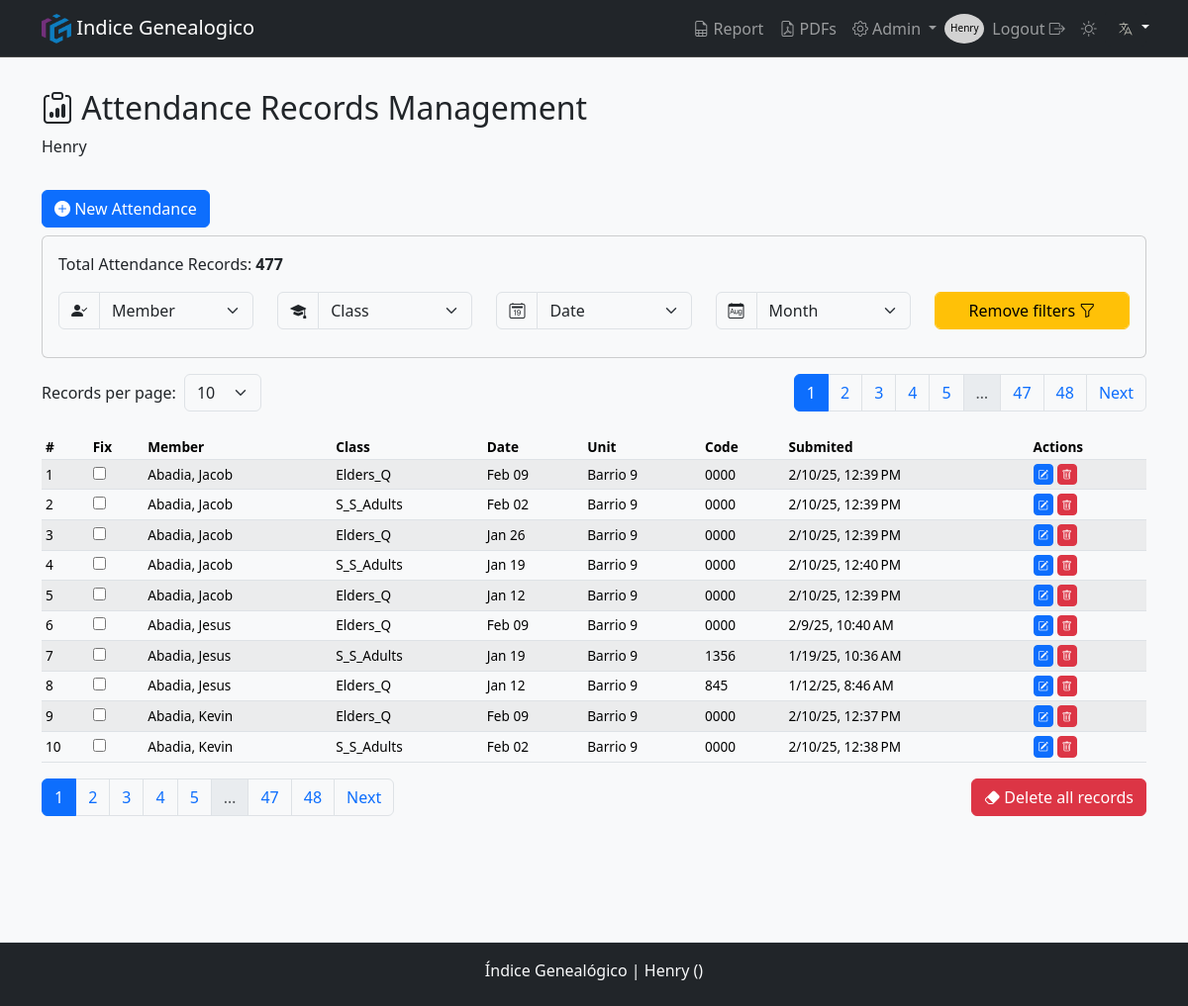
/attendance/list?page=1&per_page=10 (signed in), run on an earlier commit of the app's database.
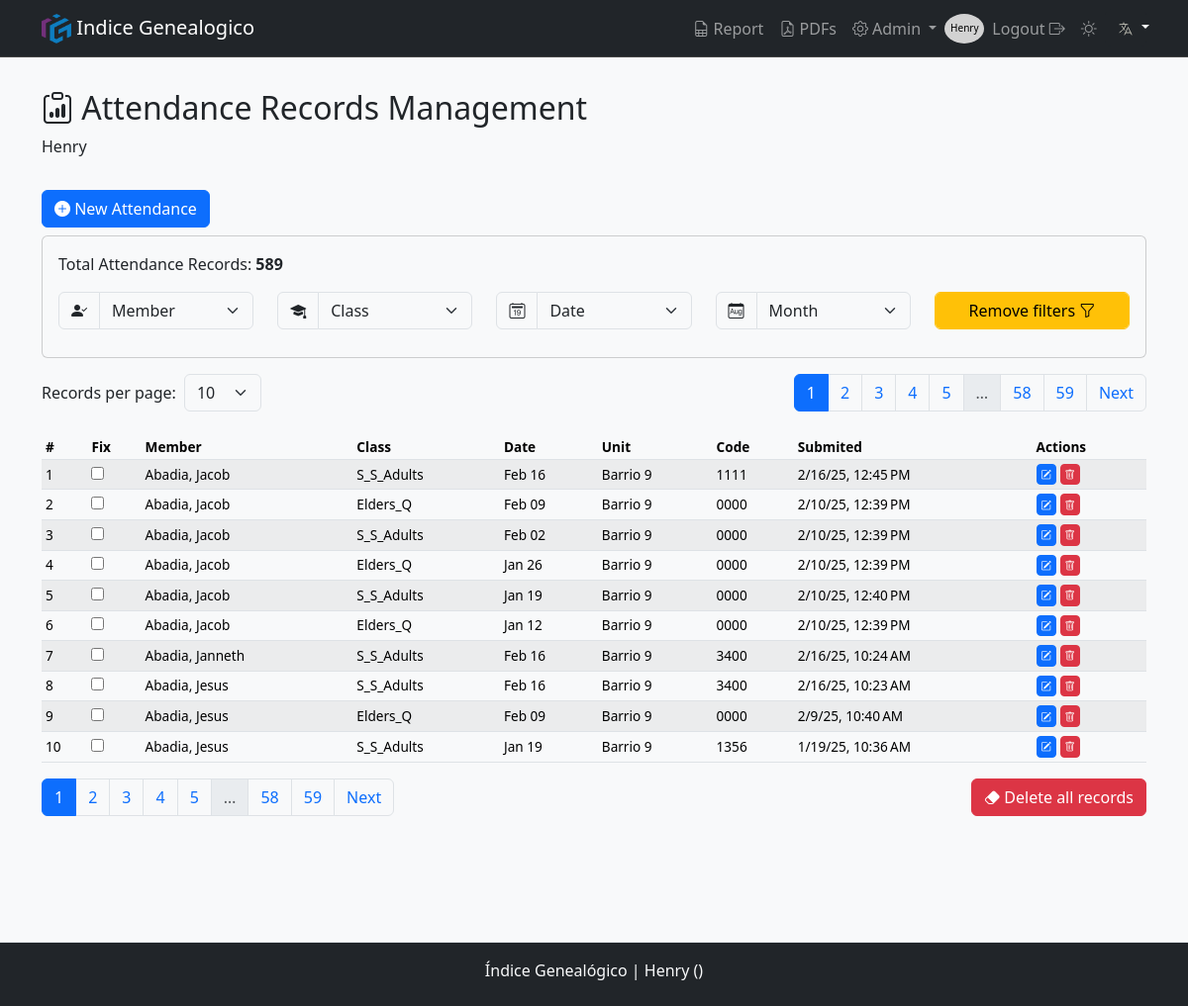
And on a later commit of the database.
### models.py (models this page shows, shortened)
class Attendance(db.Model):
    __tablename__ = 'attendance'
    id                  = db.Column(db.Integer, primary_key=True)
    student_name        = db.Column(db.String(50), nullable=False)
    class_id            = db.Column(db.Integer, db.ForeignKey('classes.id'), nullable=False)
    class_code          = db.Column(db.String(5), nullable=True)
    sunday_date         = db.Column(db.Date, nullable=False)
    sunday_code         = db.Column(db.String(10), nullable=True)
    submit_date         = db.Column(db.DateTime, default=lambda: datetime.now(Config.MOUNTAIN_TZ), nullable=False)
    meeting_center_id   = db.Column(db.Integer, db.ForeignKey('meeting_center.id'), nullable=False)
    fix_name            = db.Column(db.Boolean, default=False) # Nuevo campo para definir si student_name necesita cambiar
    __table_args__ = (db.UniqueConstraint('student_name', 'sunday_date', 'meeting_center_id', 'class_id', name='unique_attendance'),)

class Classes(db.Model):
    __tablename__     = 'classes'
    id                = db.Column(db.Integer, primary_key=True)
    class_name        = db.Column(db.String(50), nullable=False)
    short_name        = db.Column(db.String(20), nullable=False)
    class_code        = db.Column(db.String(10), nullable=False)
    class_type        = db.Column(db.String(10), nullable=False, default='Extra')
    schedule          = db.Column(db.String(10), nullable=True)
    is_active         = db.Column(db.Boolean, nullable=False, default=True)
    class_color       = db.Column(db.String(7), nullable=True, default="#000000")
    meeting_center_id = db.Column(db.Integer, db.ForeignKey('meeting_center.id'), nullable=False)
    attendances       = db.relationship('Attendance', backref=db.backref('classes', lazy=True), cascade="all, delete-orphan")
    __table_args__    = (
        UniqueConstraint('class_code', 'meeting_center_id', name='uq_class_code_meeting_center'),
        UniqueConstraint('class_name', 'meeting_center_id', name='uq_class_name_meeting_center'),
        UniqueConstraint('short_name', 'meeting_center_id', name='uq_short_name_meeting_center'),
    )
    def delete(self):
        if self.attendances:
            raise ValueError(_('Cannot delete a class with registered attendance.'))
        db.session.delete(self)

class MeetingCenter(db.Model):
    __tablename__ = 'meeting_center'
    id                 = db.Column(db.Integer, primary_key=True)
    unit_number        = db.Column(db.Integer, unique=True, nullable=False)
    name               = db.Column(db.String(50), nullable=False)
    short_name         = db.Column(db.String(20), nullable=False)
    city               = db.Column(db.String(50), nullable=True)
    start_time         = db.Column(db.Time, nullable=True)
    end_time           = db.Column(db.Time, nullable=True)
    is_restricted      = db.Column(db.Boolean, default=False)
    grace_period_hours = db.Column(db.Integer, nullable=True, default=0)
    attendances        = db.relationship('Attendance', backref=db.backref('meeting_center', lazy=True), cascade="all, delete-orphan")
    users              = db.relationship('User',       backref=db.backref('meeting_center', lazy=True), cascade="all, delete-orphan")
    classes            = db.relationship('Classes',    backref=db.backref('meeting_center', lazy=True), cascade="all, delete-orphan")
    def delete(self):
        if self.attendances:
            raise ValueError(_('Cannot delete a church unit with registered attendance.'))
        db.session.delete(self)

### routes.py (the view)
@bp.route('/attendance/list', methods=['GET', 'POST'])
@login_required
def attendances():
    role              = session.get('role')
    months_abr        = get_months()
    meeting_center_id = get_meeting_center_id()
    corrected_names   = [
        correction.correct_name
        for correction in NameCorrections.query.filter_by(meeting_center_id=meeting_center_id).all()
    ]
    if meeting_center_id == 'all':
        classes = db.session.query(db.func.min(Classes.id).label("id"),Classes.short_name).join(Attendance, Attendance.class_id == Classes.id).group_by(Classes.short_name).all()
        students = db.session.query(Attendance.student_name.distinct()).all()
        sundays  = db.session.query(Attendance.sunday_date.distinct()).order_by(Attendance.sunday_date.desc()).all()
    else:
        classes  = db.session.query(Classes.id, Classes.short_name).join(Attendance, Attendance.class_id == Classes.id).distinct().filter(Classes.meeting_center_id == meeting_center_id).all()
        students = db.session.query(Attendance.student_name.distinct()).filter(Attendance.meeting_center_id == meeting_center_id).all()
        sundays  = db.session.query(Attendance.sunday_date.distinct()).filter(Attendance.meeting_center_id == meeting_center_id).order_by(Attendance.sunday_date.desc()).all()
    sundays_formatted = [
        {"date": sunday[0], "formatted": format_date(sunday[0], format='MMM dd')}  # 'MMM dd' para "Mes día"
        for sunday in sundays
    ]
    class_name    = request.args.get('class_name')
    student_name  = request.args.get('student_name')
    sunday_date   = request.args.get('sunday_date')
    page          = request.args.get('page', 1, type=int)
    per_page      = request.args.get('per_page', 25, type=int)
    query = db.session.query(
        Attendance.id,
        Attendance.student_name,
        Classes.short_name.label('class_short_name'),
        Attendance.class_code,
        Attendance.sunday_date,
        Attendance.submit_date,
        Attendance.sunday_code,
        Attendance.meeting_center_id,
        MeetingCenter.short_name.label('meeting_short_name')
    ).join(
        Classes,
        (Attendance.class_code == Classes.class_code) & (Attendance.meeting_center_id == Classes.meeting_center_id)
    ).join(
        MeetingCenter,
        Attendance.meeting_center_id == MeetingCenter.id
    )
    sundays = db.session.query(Attendance.sunday_date.distinct()) \
    .filter(Attendance.meeting_center_id == session.get('meeting_center_id')).all()
    years = db.session.query(func.strftime('%Y', Attendance.sunday_date).label('year')) \
    .filter(Attendance.meeting_center_id == session.get('meeting_center_id')).distinct().all()
    months = db.session.query(func.strftime('%m', Attendance.sunday_date).label('month')) \
    .filter(Attendance.meeting_center_id == session.get('meeting_center_id')).distinct().all()
    if role == 'Admin' or role == 'User':
        query = query.filter(Attendance.meeting_center_id == meeting_center_id)
    elif role == 'Owner':
        pass
    if class_name:
        query = query.filter(Classes.short_name.ilike(f'%{class_name}%'))
    if student_name:
        query = query.filter(Attendance.student_name.ilike(f'%{student_name}%'))
    if sunday_date:
        try:
            date_filter = datetime.strptime(sunday_date, '%Y-%m-%d').date()
            query = query.filter(Attendance.sunday_date == date_filter)
        except ValueError:
            pass
    selected_year = request.args.get('year')
    if selected_year:
        query = query.filter(func.strftime('%Y', Attendance.sunday_date) == selected_year)
    selected_month = request.args.get('month')
    if selected_month:
        query = query.filter(func.strftime('%m', Attendance.sunday_date) == selected_month.zfill(2))
    if meeting_center_id == 'all':
        attendances = query.order_by(asc(Attendance.student_name), desc(Attendance.sunday_date), Attendance.class_id).paginate(page=page, per_page=per_page, error_out=False)
    else:
        attendances = query.order_by(asc(Attendance.student_name), desc(Attendance.sunday_date), Attendance.class_id) \
            .filter(Attendance.meeting_center_id == session.get('meeting_center_id')).paginate(page=page, per_page=per_page, error_out=False)
    attendances_formatted = [
        {
            **attendance._asdict(),  # Convertir el objeto SQLAlchemy a un diccionario
            "sunday_date_formatted": format_date(attendance.sunday_date, format='MMM dd')  # Formatear la fecha
        }
        for attendance in attendances.items
    ]
    total_registros = attendances.total
    has_records = total_registros > 0
    if request.headers.get('X-Requested-With') == 'XMLHttpRequest':
        return render_template(
            'partials/attendance_list_table.html',
            attendances     = attendances_formatted,
            has_records     = has_records,
            total_registros = total_registros,
            corrected_names = corrected_names,
            pagination      = attendances
        )
    else:
        return render_template(
            'attendance_list.html',
            attendances     = attendances_formatted,
            has_records     = has_records,
            classes         = classes,
            students        = students,
            sundays         = sundays_formatted,
            months          = months,
            years           = years,
            total_registros = total_registros,
            months_abr      = months_abr,
            corrected_names = corrected_names,
            pagination      = attendances
        )

### app.py (called while the page is built)
def get_locale():
    lang = request.args.get('lang')
    if lang and lang in Config.LANGUAGES:
        session['lang'] = lang  # Guarda el idioma en la sesión
        return lang
    if 'lang' in session and session['lang'] in Config.LANGUAGES:
        return session['lang']
    return request.accept_languages.best_match(Config.LANGUAGES)

def create_app():
    app = Flask(__name__)
    app.config.from_object(Config)
    db.init_app(app)
    Migrate(app, db)
    babel = Babel(app, locale_selector=get_locale)
    app.register_blueprint(routes_blueprint)
    @app.context_processor
    def inject_utilities():
        return {
            'get_locale': get_locale,
            'format_datetime': format_datetime,  # Asegura que esté disponible en las plantillas
        }
    return app

### routes.py (called while the page is built)
@bp.before_request
def load_user():
    user_id = session.get('user_id')
    if user_id:
        g.user = User.query.get(user_id)  # Asumiendo que tienes un modelo `User`
    else:
        g.user = None

### templates/attendance_list.html (shortened to what the changed rows need)
{% extends "layout.html" %}
{% block pageTitle %}<i class="bi bi-clipboard-data"></i> {{ _('Attendance Records Management') }}{% endblock %}
{% block content %}
<div class="blog-post">
  <div class="mb-5">
    <form id="filterForm" method="GET" action="/attendance/list" class="card mb-3 p-3">
      <p>{{ _('Total Attendance Records') }}: <b id="total-records">{{ total_registros }}</b></p>
    </form>
    <form id="perpageSelect" method="POST" action="/attendance/list" class="pb-2">
      <div class="d-flex justify-content-between">
        <nav aria-label="Page navigation">
          <ul class="pagination">
            {% for page_num in pagination.iter_pages() %}
            {% if page_num %}
            <li class="page-item {% if page_num == pagination.page %}active{% endif %}">
              <a class="page-link" href="{{ url_for('routes.attendances', page=page_num, per_page=request.args.get('per_page', 10), class_name=request.args.get('class_name'), student_name=request.args.get('student_name'), sunday_date=request.args.get('sunday_date'), year=request.args.get('year'), month=request.args.get('month')) }}">
                {{ page_num }}
              </a>
            </li>
            {% else %}
            <li class="page-item disabled"><span class="page-link">…</span></li>
            {% endif %}
            {% endfor %}
          </ul>
        </nav>
      </div>
    </form>
    <div class="attendanceContainer">
      {% include 'partials/attendance_list_table.html' %}
    </div>
    <div class="d-flex justify-content-between flex-row-reverse">
      <nav aria-label="Page navigation">
        <ul class="pagination">
          {% for page_num in pagination.iter_pages() %}
          {% if page_num %}
          <li class="page-item {% if page_num == pagination.page %}active{% endif %}">
            <a class="page-link" data-page="{{ page_num }}"
              href="{{ url_for('routes.attendances', page=page_num, per_page=pagination.per_page, class_name=request.args.get('class_name'), student_name=request.args.get('student_name'), sunday_date=request.args.get('sunday_date')) }}">{{
              page_num }}</a>
          </li>
          {% else %}
          <li class="page-item disabled"><span class="page-link">…</span></li>
          {% endif %}
          {% endfor %}
        </ul>
      </nav>
    </div>
    {% endblock %}

### templates/partials/attendance_list_table.html
<table class="table table-striped table-sm" id="attendancesTbl">
  <thead class="thead-dark">
    <tr>
      <th scope="col">#</th>
      <th scope="col">{{ _('Fix') }}</th>
      <th scope="col">{{ _('Member') }}</th>
      <th scope="col">{{ _('Class') }}</th>
      <th scope="col">{{ _('Date') }}</th>
      {% if session['role'] == 'Owner' %}
      <th scope="col" class="d-none d-md-table-cell">{{ _('Unit') }}</th>
      <th scope="col" class="d-none d-md-table-cell">{{ _('Code') }}</th>
      {% endif %}
      {% if session['role'] == 'Admin' or session['role'] == 'Owner' %}
      <th scope="col" class="d-none d-md-table-cell">{{ _('Submited') }}</th>
      {% endif %}
      {% if session['role'] == 'Owner' or session['role'] == 'Admin' %}
      <th scope="col">{{ _('Actions') }}</th>
      {% endif %}
    </tr>
  </thead>
  <tbody>
    {% for attendance in attendances %}
    <tr>
      <td scope="row">{{ loop.index + ((request.args.get('page', 1)|int) - 1) * (request.args.get('per_page', 10)|int) }}</td>
      <td>
        {% if attendance.student_name in corrected_names %}
          <input type="checkbox" disabled>
        {% else %}
        <input type="checkbox" data-wrong-name="{{ attendance.student_name }}"
               data-meeting-center-id="{{ attendance.meeting_center_id }}"
               onclick="correctName(this)">
        {% endif %}
      </td>
      <td style="text-transform:capitalize">{{attendance.student_name}}</td>
      <td>{{_(attendance.class_short_name)}}</td>
      <td>{{ attendance.sunday_date_formatted }}</td>
      {% if session['role'] == 'Owner' %}
      <td class="d-none d-md-table-cell">{{_(attendance.meeting_short_name)}}</td>
      <td class="d-none d-md-table-cell">{{_(attendance.sunday_code)}}</td>
      {% endif %}
      {% if session['role'] == 'Admin' or session['role'] == 'Owner' %}
      <td class="d-none d-md-table-cell">{{ format_datetime(attendance.submit_date, format='short') }}</td>
      <td>
        <a type="button" class="btn btn-primary btn-sm"
          href="{{ url_for('routes.update_attendance', id=attendance.id, **request.args.to_dict()) }}"><i
            class="bi bi-pencil-square"></i></a>
        {% endif %}
        {% if session['role'] == 'Owner' %}
        {% if attendance.id %}
          <form id="deleteForm-attendance-{{ attendance.id }}"
                       action="{{ url_for('routes.delete_attendance', id=attendance.id, **request.args.to_dict()) }}"
          method="post" style="display:inline;">
          <button type="button" class="btn btn-danger btn-sm" data-toggle="tooltip" title="{{ _('Delete attendance') }}"
            onclick="confirmDelete('attendance', {{ attendance.id }})">
            <i class="bi bi-trash"></i>
          </button>
        </form>
        {% else %}
        <p>Error: Attendance ID is missing!</p>
      {% endif %}
        {% endif %}
      </td>
    </tr>
    {% endfor %}
  </tbody>
</table>

What changed in the data, as far as the page shows it:
no longer on this page (row unchanged): Attendance: student_name "Abadia, Jesus", sunday_date_formatted "Jan 12", submit_date "1/12/25, 8:46 AM"
no longer on this page (row unchanged): Attendance: student_name "Abadia, Kevin", sunday_date_formatted "Feb 09", submit_date "2/10/25, 12:37 PM"
no longer on this page (row unchanged): Attendance: student_name "Abadia, Kevin", sunday_date_formatted "Feb 02", submit_date "2/10/25, 12:38 PM"
added Attendance: student_name "Abadia, Jacob", sunday_date_formatted "Feb 16", submit_date "2/16/25, 12:45 PM"
added Attendance: student_name "Abadia, Janneth", sunday_date_formatted "Feb 16", submit_date "2/16/25, 10:24 AM"
added Attendance: student_name "Abadia, Jesus", sunday_date_formatted "Feb 16", submit_date "2/16/25, 10:23 AM"
Also different on the page:
{{ total_registros }}: "477" → "589"
new list line: "58"
new list line: "59"
list line gone: "47"
list line gone: "48"
